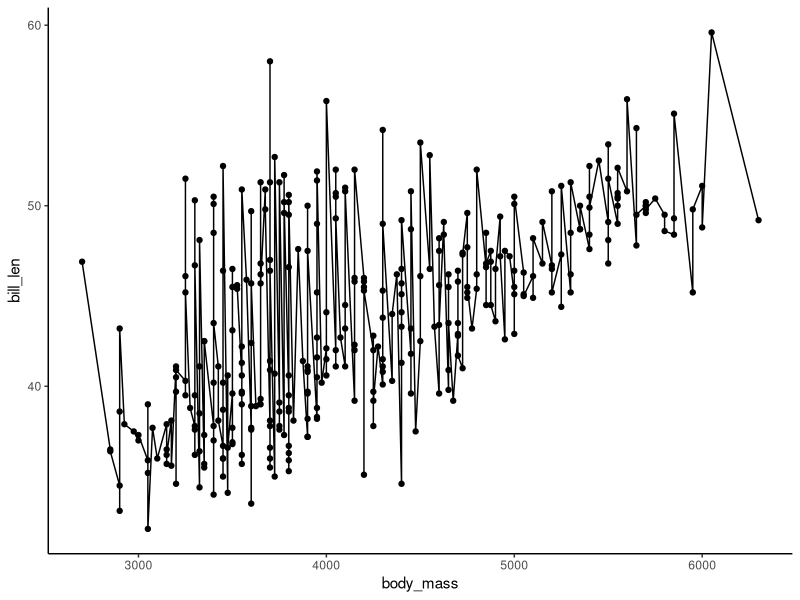

Write R code to recreate this figure.
library(tidyverse)

dt <- penguins

ggplot(dt, aes(x = body_mass, y = bill_len)) +
  geom_point() +
  geom_line() +
  theme_classic() 
